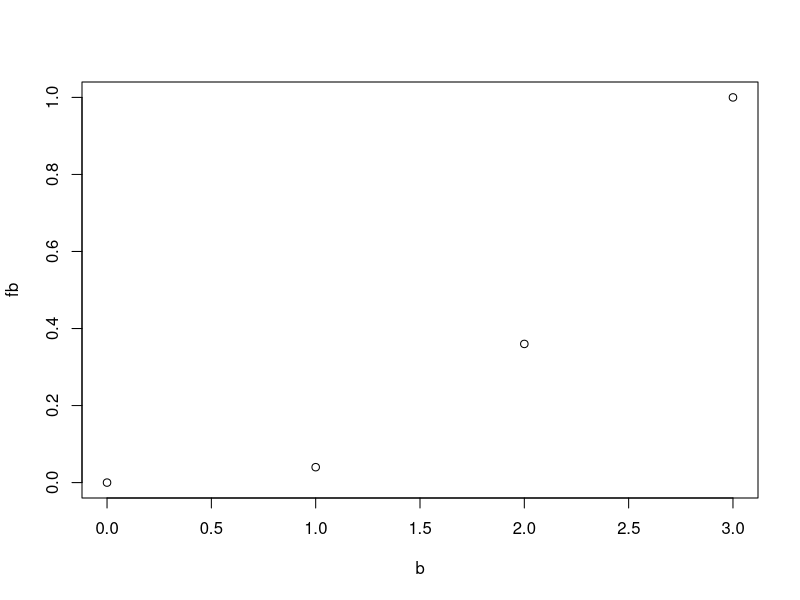

The R source for this figure:
a <- function(x){
  
  (0.8^x)*(0.2^(2-x))
}

# The Distribution..
cat("The  distribution function for b<0 is",0)

cat("The distribution function for 0<b<1 is",a(0))

cat("The distribution function for 1<b<2 is",2*a(1) + a(0))

cat("The distribution function for b>=2 is",a(2) + 2*a(1) + a(0) )

b= c(0,1,2,3)
fb= c(0,0.04,0.36,1)
plot(b,fb)
